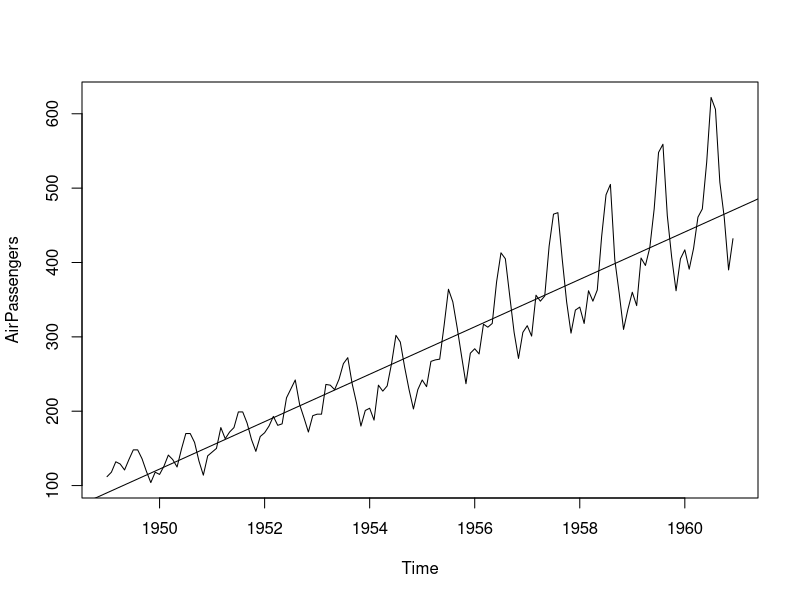
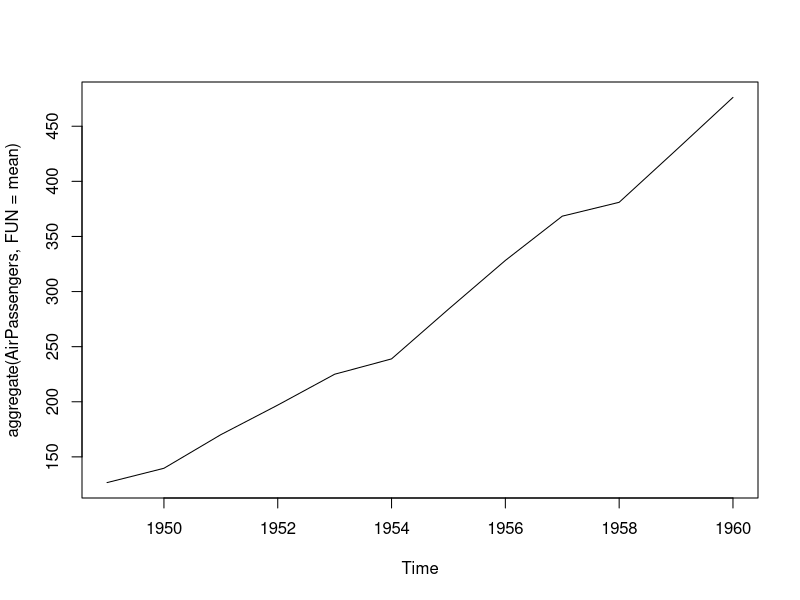
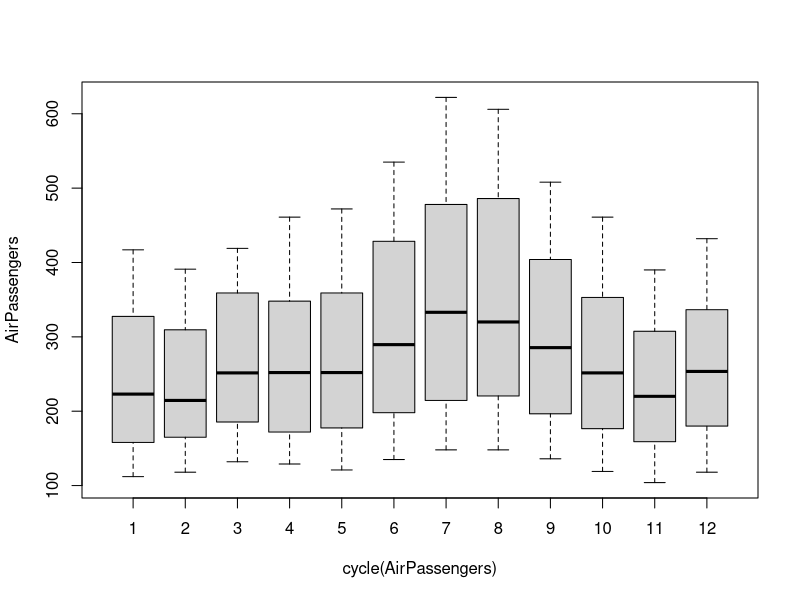
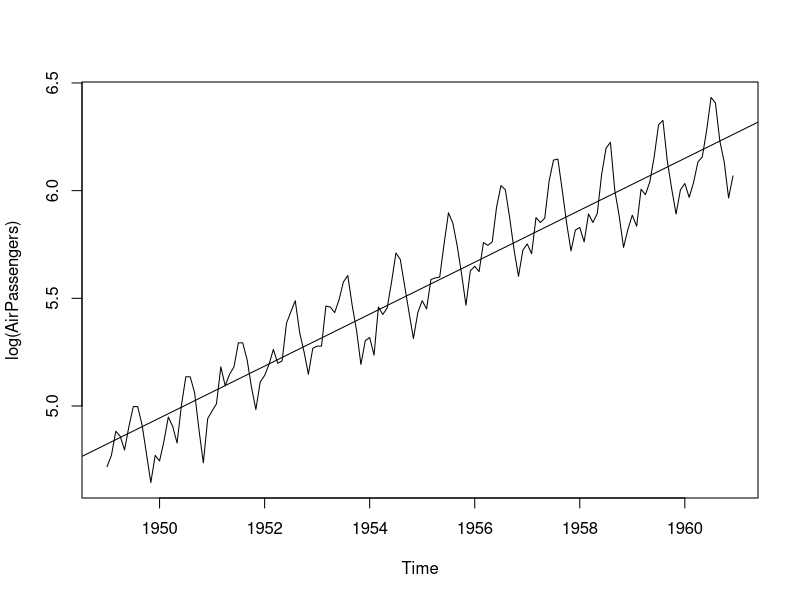
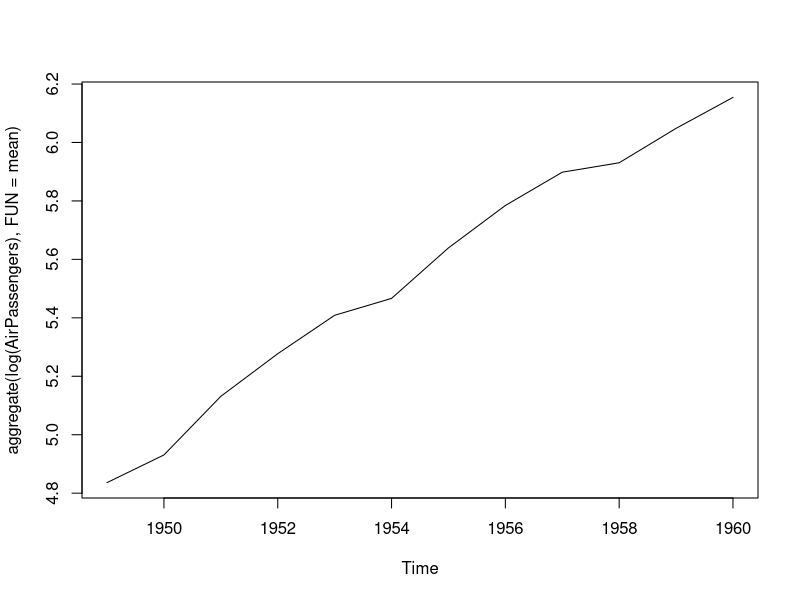
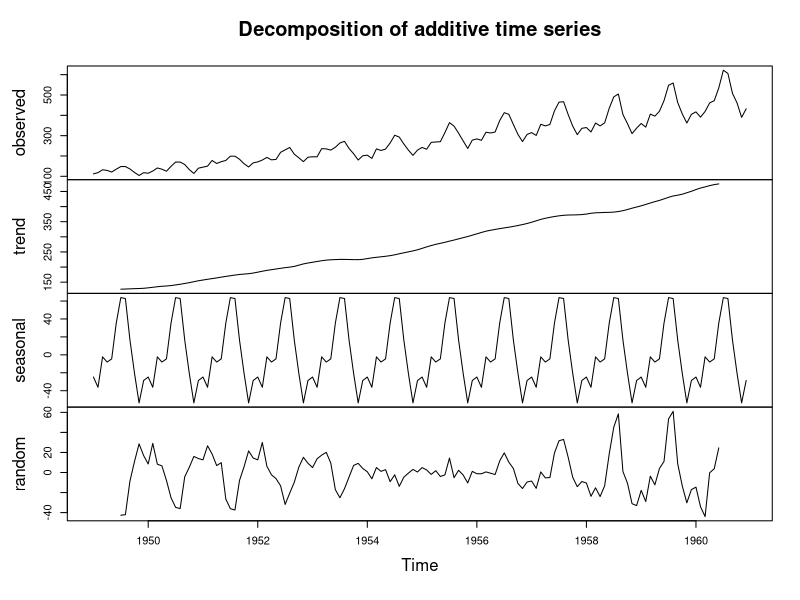
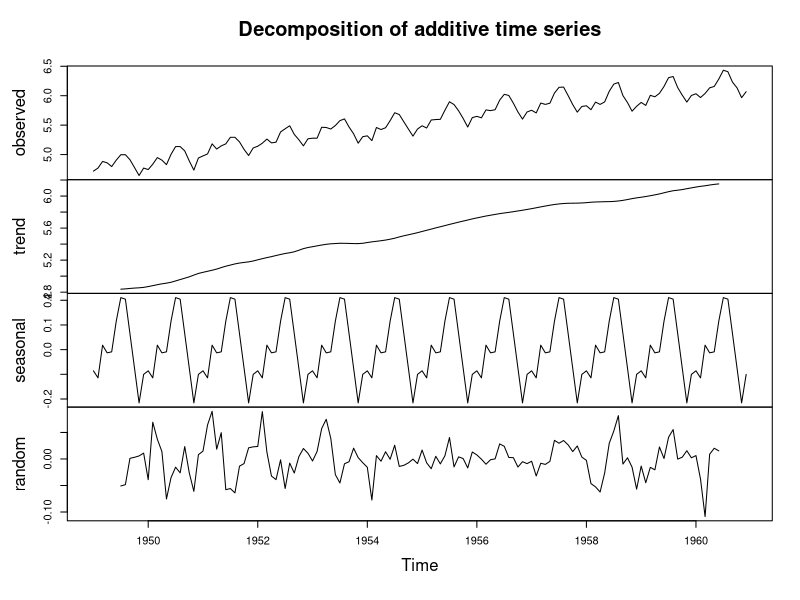
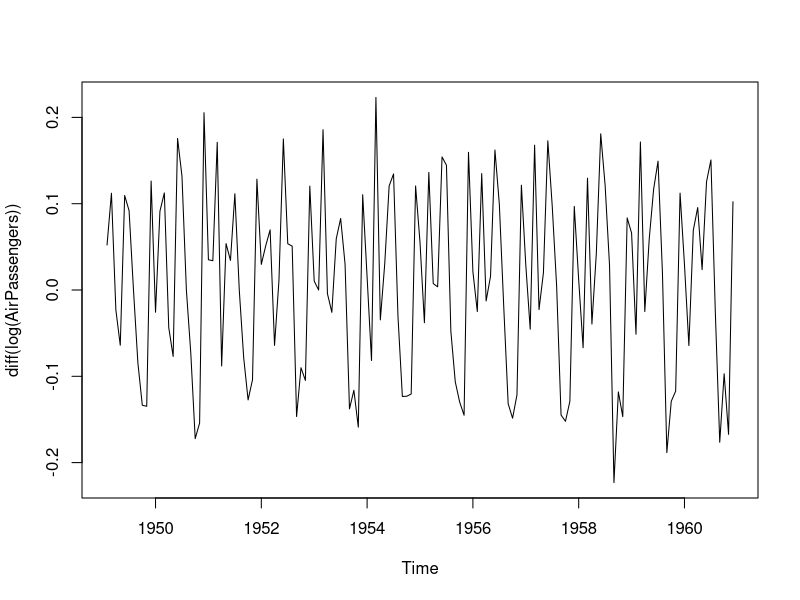

R code for these plots, in order: (Note: this script raises an error after producing the figures.)

install.packages("MASS")
install.packages("caTools")
install.packages("tseries")

install.packages(c("tseries","MASS","caTools","psych"))
library(tseries)
library(MASS)
library(caTools)
library(psych)

data(AirPassengers)
class(AirPassengers)
#This tells the data series
View(AirPassengers)
AirPassengers
start(AirPassengers)
end(AirPassengers)
#to see interval of time freq. fun
frequency(AirPassengers)
summary(AirPassengers)
#getwd()
#No. of passengers across the time
plot(AirPassengers)
abline(reg = lm(AirPassengers~time(AirPassengers)))
# to observe cycles in the data
# To check stationary of data find cov, var, mean, median#
cycle(AirPassengers)
plot(aggregate(AirPassengers, FUN = mean))

# this will aggregate the cycles and display a year
boxplot(AirPassengers~cycle(AirPassengers))
# To find stationary score

#for smoothing we use log, differntiation,etc.
plot(log(AirPassengers))
abline(reg=lm(log(AirPassengers)~time(AirPassengers)))

# plot(diff(log(AirPassengers)))
# abline(reg=lm(diff(log(AirPassengers))~time(diff(log(AirPassengers)))))

plot(aggregate(log(AirPassengers), FUN = mean))


x= aggregate(log(AirPassengers), FUN = mean)
x
# to check all components


plot(decompose(AirPassengers))

x<- log(AirPassengers)
plot(decompose(x))
plot(diff(log(AirPassengers)))
plot(diff(diff(log(AirPassengers))))
abline(reg=lm(diff(log(AirPassengers))~time(diff(log(AirPassengers)))))

#Augmented Dickey Fuller test

adf.test(diff(AirPassengers),alternative = "stationary", k=0)
adf.test(diff(log(AirPassengers)),alternative = "stationary", k=0) 
# AR I MA
#p  d  q
#acf-auto corr. fun, pacf-partial auto corr. fun.
#acf(AirPassengers)
acf(diff(log(AirPassengers)))
pacf(diff(log(AirPassengers)))
# acf plot cuts off after the first lag
#so p should be 0
#q shold be 1 or 2
#so (p,d,q) shd. be (0,1,1) 
# ARIMA ,model and predict for next 10 year


fit <- arima(log(AirPassengers), c(1, 1, 1),seasonal = list(order = c(1, 1, 1), period = 12))
pred <- predict(fit, n.ahead = 10*12)
pred
ts.plot(AirPassengers,pred$pred, log = "y", lty = c(1,3))
ts.plot(AirPassengers,2.718^pred$pred, log = "y", lty = c(1,3))


#DIFF  ---x(t)-x(t-1)     d=1
AirPassengers-nonsta
log(AirPassengers)-nonsta
diff(lof(AirPassengers))
